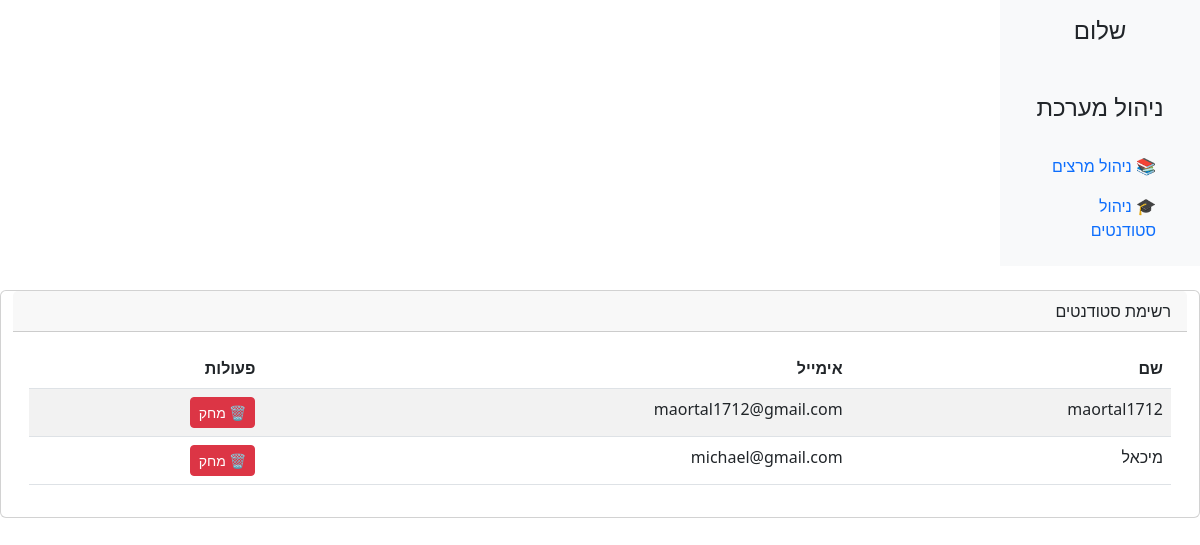
Page /admin_page_lecturers_section/ on the earlier database version.
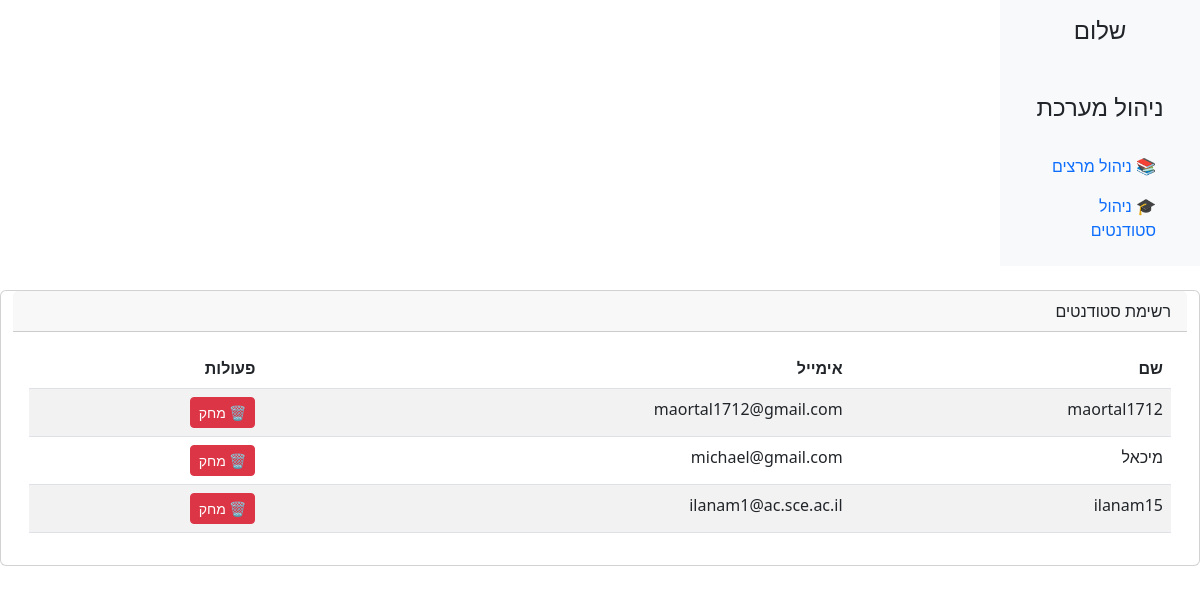
Same page on the later database version.
### App_SetUp/models.py (models this page shows)
class User(AbstractUser):
    is_admin= models.BooleanField('Is admin', default=False)
    is_student = models.BooleanField('Is student', default=False)
    is_lecturer = models.BooleanField('Is lecturer', default=False)

### App_SetUp/views.py (the view)
# urls.py: path('admin_page_lecturers_section/', views.manage_lecturers, name='manage_lecturers'),
def manage_lecturers(request):
    active_lecturers = User.objects.filter(is_lecturer=True, is_active=True)
    context = {
        "active_lecturers": active_lecturers
    }
    return render(request, "admin_page_lecturers_section.html", context)

### App_SetUp/templates/admin_page_lecturers_section.html (shortened to what this page needs)
<!DOCTYPE html>
<html lang="he" dir="rtl">
<head>
    <link href="https://cdn.jsdelivr.net/npm/bootstrap@5.3.0/dist/css/bootstrap.min.css" rel="stylesheet">
</head>
<body>
<div class="container-fluid">
    <div class="row">
        <nav class="col-md-2 d-none d-md-block bg-light sidebar">
            <div class="position-sticky">
                <h4 class="text-center mt-3">שלום {{ request.user.username }}</h4>
                <br>
                <h4 class="text-center mt-3">ניהול מערכת</h4>
                <ul class="nav flex-column p-3">
                    <li class="nav-item"><a class="nav-link active" href="{% url 'manage_lecturers' %}">📚 ניהול מרצים</a></li>
                    <li class="nav-item"><a class="nav-link" href="{% url 'manage_students' %}">🎓 ניהול סטודנטים</a></li>
                </ul>
            </div>
        </nav>
            <div class="card my-4">
                <div class="card-header">רשימת סטודנטים</div>
                <div class="card-body">
                    <table class="table table-striped">
                        <thead>
                            <tr>
                                <th>שם</th>
                                <th>אימייל</th>
                                <th>פעולות</th>
                            </tr>
                        </thead>
                        <tbody>
                            {% for lecturer in active_lecturers%}
                            <tr>
                                <td>{{ lecturer.username }}</td>
                                <td>{{ lecturer.email }}</td>
                                <td>
                                    <form method="post" action="{% url 'delete_lecturer'%}" onsubmit="return confirmDeletion()">
                                        <button type="submit" class="btn btn-danger btn-sm">🗑 מחק</button>
                                    </form>
                                </td>
                            </tr>
                            {% empty %}
                            <tr><td colspan="3" class="text-center">אין מרצים רשומים</td></tr>
                            {% endfor %}
                        </tbody>
                    </table>
                </div>
            </div>
       </div>
</div>
</body>
</html>

Differences in the rows shown:
added User: username "ilanam15", email "ilanam1@ac.sce.ac.il"
